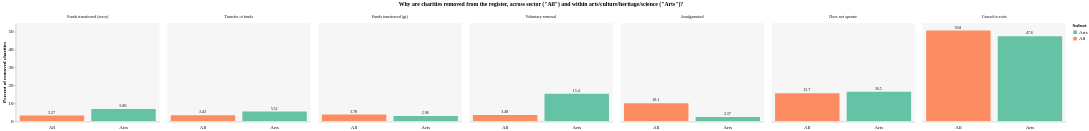

Write the Vega-Lite specification saved for this chart.
### Vega-Lite specification from a JSON file in a GitHub repository (floating-point values rounded to 4 significant figures)
{"config": {"view": {"width": 400, "height": 275, "fill": "lightgray", "fillOpacity": 0.2, "stroke": "transparent"}, "axis": {"labelLimit": 380, "titleFont": "Century Gothic", "titleFontSize": 14}, "axisBottom": {"labelAngle": 0, "labelFont": "Century Gothic", "labelFontSize": 14, "labelPadding": 8, "ticks": false}, "axisLeft": {"labelFont": "Century Gothic", "labelFontSize": 14}, "header": {"labelFont": "Century Gothic", "labelFontSize": 11.5, "labelLimit": 150, "titleFont": "Century Gothic", "titleFontSize": 16}, "legend": {"labelFont": "Century Gothic", "labelFontSize": 14, "titleFont": "Century Gothic", "titleFontSize": 14}, "range": {"category": {"scheme": "set2"}}, "text": {"dx": -11, "dy": -8, "font": "Century Gothic"}}, "data": {"name": "data-0599ffd23b380fc0d2230110f9d547dc"}, "facet": {"column": {"type": "nominal", "field": "Removal reason", "header": {"title": "Why are charities removed from the register, across sector (\"All\") and within arts/culture/heritage/science (\"Arts\")?"}, "sort": {"op": "median", "field": "Count"}}}, "spec": {"layer": [{"mark": {"type": "bar", "stroke": "transparent"}, "encoding": {"color": {"type": "nominal", "field": "Subset", "sort": ["Arts"]}, "tooltip": [{"type": "nominal", "field": "Removal reason"}, {"type": "quantitative", "field": "Count"}, {"type": "nominal", "field": "Percent of removed charities"}, {"type": "nominal", "field": "Subset"}], "x": {"type": "nominal", "axis": {"title": ""}, "field": "Subset", "scale": {"rangeStep": 55}}, "y": {"type": "quantitative", "axis": {"grid": false}, "field": "Percent of removed charities"}}, "selection": {"selector125": {"type": "single", "on": "click", "fields": ["_vgsid_"], "resolve": "global", "empty": "all"}, "selector126": {"type": "interval", "bind": "scales", "on": "[mousedown, window:mouseup] > window:mousemove!", "encodings": ["x", "y"], "translate": "[mousedown, window:mouseup] > window:mousemove!", "zoom": "wheel!", "mark": {"fill": "#333", "fillOpacity": 0.125, "stroke": "white"}, "resolve": "global"}}}, {"mark": {"type": "text", "align": "left", "baseline": "middle"}, "encoding": {"text": {"type": "quantitative", "field": "Percent of removed charities"}, "x": {"type": "nominal", "field": "Subset"}, "y": {"type": "quantitative", "field": "Percent of removed charities"}}}]}, "transform": [{"calculate": "if((datum.Subset === 'All charities'),'All','Arts')", "as": "Subset"}], "$schema": "https://vega.github.io/schema/vega-lite/v2.6.0.json", "datasets": {"data-0599ffd23b380fc0d2230110f9d547dc": [{"Removal reason": "Ceased to exist", "Count": 89087, "Percent of removed charities": "50.8", "Subset": "All charities"}, {"Removal reason": "Does not operate", "Count": 27467, "Percent of removed charities": "15.7", "Subset": "All charities"}, {"Removal reason": "Amalgamated", "Count": 17674, "Percent of removed charities": "10.1", "Subset": "All charities"}, {"Removal reason": "Funds transferred (gi)", "Count": 6623, "Percent of removed charities": "3.78", "Subset": "All charities"}, {"Removal reason": "Voluntary removal", "Count": 6113, "Percent of removed charities": "3.49", "Subset": "All charities"}, {"Removal reason": "Transfer of funds", "Count": 6008, "Percent of removed charities": "3.43", "Subset": "All charities"}, {"Removal reason": "Funds transferred (incor)", "Count": 5741, "Percent of removed charities": "3.27", "Subset": "All charities"}, {"Removal reason": "Ceased to exist", "Count": 4543, "Percent of removed charities": "47.6", "Subset": "Arts/ culture/ heritage/ science charities"}, {"Removal reason": "Does not operate", "Count": 1574, "Percent of removed charities": "16.5", "Subset": "Arts/ culture/ heritage/ science charities"}, {"Removal reason": "Voluntary removal", "Count": 1466, "Percent of removed charities": "15.4", "Subset": "Arts/ culture/ heritage/ science charities"}, {"Removal reason": "Funds transferred (incor)", "Count": 655, "Percent of removed charities": "6.86", "Subset": "Arts/ culture/ heritage/ science charities"}, {"Removal reason": "Transfer of funds", "Count": 527, "Percent of removed charities": "5.52", "Subset": "Arts/ culture/ heritage/ science charities"}, {"Removal reason": "Funds transferred (gi)", "Count": 283, "Percent of removed charities": "2.96", "Subset": "Arts/ culture/ heritage/ science charities"}, {"Removal reason": "Amalgamated", "Count": 226, "Percent of removed charities": "2.37", "Subset": "Arts/ culture/ heritage/ science charities"}]}}
